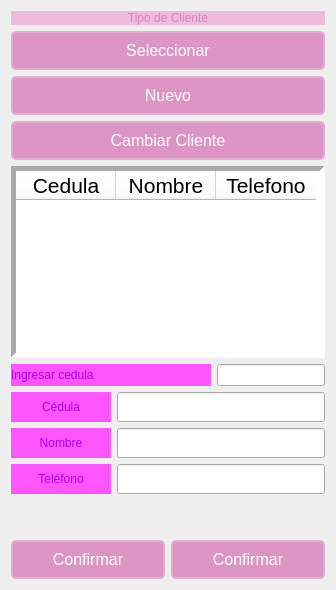
                  <widget class="QWidget" name="Clientes_2">
                   <property name="styleSheet">
                    <string notr="true">QFrame{
background-color: rgb(255, 255, 255);
}

QPushButton {
    border: 2px solid #e4acd0;
    border-radius: 5px;
    padding: 8px 16px;
    background-color: #dc95c4; /* Fondo */
    color: #ffffff; /* Color del texto */
    font-family: Arial, sans-serif;
    font-size: 16px;
}

QPushButton:hover {
    background-color: #dc84bc; /* Fondo al pasar el cursor */
}

QPushButton:pressed {
    background-color: #d484b4; /* Fondo al presionar */
}
QLabel {
	background-color:  rgb(235, 188, 220);
    font: 87 14pt &quot;Arial Black&quot;; /* Fuente Arial Black, peso 87 */
    color: rgb(220, 132, 188); /* Color de texto rgb(220, 132, 188) */
}</string>
                   </property>
                   <layout class="QVBoxLayout" name="verticalLayout_5">
                    <item>
                     <widget class="QLabel" name="TiCli_3">
                      <property name="text">
                       <string>Tipo de Cliente</string>
                      </property>
                      <property name="alignment">
                       <set>Qt::AlignCenter</set>
                      </property>
                     </widget>
                    </item>
                    <item>
                     <widget class="QPushButton" name="Seleccionar">
                      <property name="text">
                       <string>Seleccionar</string>
                      </property>
                      <property name="icon">
                       <iconset>
                        <normaloff>../recursos/images/account-search-outline.png</normaloff>../recursos/images/account-search-outline.png</iconset>
                      </property>
                     </widget>
                    </item>
                    <item>
                     <widget class="QPushButton" name="Nuevo_2">
                      <property name="text">
                       <string>Nuevo</string>
                      </property>
                      <property name="icon">
                       <iconset>
                        <normaloff>../recursos/images/account-plus.png</normaloff>../recursos/images/account-plus.png</iconset>
                      </property>
                     </widget>
                    </item>
                    <item>
                     <widget class="QPushButton" name="ChangeCli">
                      <property name="maximumSize">
                       <size>
                        <width>2000</width>
                        <height>500</height>
                       </size>
                      </property>
                      <property name="text">
                       <string>Cambiar Cliente</string>
                      </property>
                     </widget>
                    </item>
                    <item>
                     <widget class="QTableWidget" name="TablaCedulas">
                      <property name="maximumSize">
                       <size>
                        <width>594</width>
                        <height>16777215</height>
                       </size>
                      </property>
                      <property name="frameShape">
                       <enum>QFrame::Panel</enum>
                      </property>
                      <property name="lineWidth">
                       <number>5</number>
                      </property>
                      <attribute name="horizontalHeaderCascadingSectionResizes">
                       <bool>false</bool>
                      </attribute>
                      <column>
                       <property name="text">
                        <string>Cedula</string>
                       </property>
                       <property name="font">
                        <font>
                         <pointsize>16</pointsize>
                        </font>
                       </property>
                       <property name="textAlignment">
                        <set>AlignCenter</set>
                       </property>
                      </column>
                      <column>
                       <property name="text">
                        <string>Nombre</string>
                       </property>
                       <property name="font">
                        <font>
                         <pointsize>16</pointsize>
                        </font>
                       </property>
                       <property name="textAlignment">
                        <set>AlignCenter</set>
                       </property>
                      </column>
                      <column>
                       <property name="text">
                        <string>Telefono</string>
                       </property>
                       <property name="font">
                        <font>
                         <pointsize>16</pointsize>
                        </font>
                       </property>
                       <property name="textAlignment">
                        <set>AlignCenter</set>
                       </property>
                      </column>
                     </widget>
                    </item>
                    <item>
                     <layout class="QHBoxLayout" name="horizontalLayout_6">
                      <item>
                       <widget class="QLabel" name="LabelCedula">
                        <property name="minimumSize">
                         <size>
                          <width>200</width>
                          <height>0</height>
                         </size>
                        </property>
                        <property name="maximumSize">
                         <size>
                          <width>200</width>
                          <height>16777215</height>
                         </size>
                        </property>
                        <property name="styleSheet">
                         <string notr="true">color: rgb(170, 0, 255);
background-color: rgb(255, 85, 255);</string>
                        </property>
                        <property name="text">
                         <string>Ingresar cedula</string>
                        </property>
                       </widget>
                      </item>
                      <item>
                       <widget class="QLineEdit" name="IngCedula">
                        <property name="styleSheet">
                         <string notr="true">color: rgb(255, 213, 250);</string>
                        </property>
                       </widget>
                      </item>
                     </layout>
                    </item>
                    <item>
                     <layout class="QHBoxLayout" name="horizontalLayout_8">
                      <item>
                       <widget class="QLabel" name="Cedula_2">
                        <property name="minimumSize">
                         <size>
                          <width>100</width>
                          <height>30</height>
                         </size>
                        </property>
                        <property name="styleSheet">
                         <string notr="true">color: rgb(170, 0, 255);
background-color: rgb(255, 85, 255);</string>
                        </property>
                        <property name="text">
                         <string>Cédula</string>
                        </property>
                        <property name="alignment">
                         <set>Qt::AlignCenter</set>
                        </property>
                       </widget>
                      </item>
                      <item>
                       <widget class="QLineEdit" name="Ced_2">
                        <property name="minimumSize">
                         <size>
                          <width>0</width>
                          <height>30</height>
                         </size>
                        </property>
                        <property name="styleSheet">
                         <string notr="true">color: rgb(255, 213, 250);</string>
                        </property>
                       </widget>
                      </item>
                     </layout>
                    </item>
                    <item>
                     <layout class="QHBoxLayout" name="horizontalLayout_9">
                      <item>
                       <widget class="QLabel" name="Nombre_2">
                        <property name="minimumSize">
                         <size>
                          <width>100</width>
                          <height>30</height>
                         </size>
                        </property>
                        <property name="styleSheet">
                         <string notr="true">color: rgb(170, 0, 255);
background-color: rgb(255, 85, 255);</string>
                        </property>
                        <property name="text">
                         <string>Nombre</string>
                        </property>
                        <property name="alignment">
                         <set>Qt::AlignCenter</set>
                        </property>
                       </widget>
                      </item>
                      <item>
                       <widget class="QLineEdit" name="Nom_2">
                        <property name="minimumSize">
                         <size>
                          <width>0</width>
                          <height>30</height>
                         </size>
                        </property>
                        <property name="styleSheet">
                         <string notr="true">color: rgb(255, 213, 250);
</string>
                        </property>
                       </widget>
                      </item>
                     </layout>
                    </item>
                    <item>
                     <layout class="QHBoxLayout" name="horizontalLayout_10">
                      <item>
                       <widget class="QLabel" name="Telefono_2">
                        <property name="minimumSize">
                         <size>
                          <width>100</width>
                          <height>30</height>
                         </size>
                        </property>
                        <property name="styleSheet">
                         <string notr="true">color: rgb(170, 0, 255);
background-color: rgb(255, 85, 255);</string>
                        </property>
                        <property name="text">
                         <string>Teléfono</string>
                        </property>
                        <property name="alignment">
                         <set>Qt::AlignCenter</set>
                        </property>
                       </widget>
                      </item>
                      <item>
                       <widget class="QLineEdit" name="Tel_2">
                        <property name="minimumSize">
                         <size>
                          <width>0</width>
                          <height>30</height>
                         </size>
                        </property>
                       </widget>
                      </item>
                     </layout>
                    </item>
                    <item>
                     <spacer name="verticalSpacer_3">
                      <property name="orientation">
                       <enum>Qt::Vertical</enum>
                      </property>
                      <property name="sizeHint" stdset="0">
                       <size>
                        <width>20</width>
                        <height>40</height>
                       </size>
                      </property>
                     </spacer>
                    </item>
                    <item>
                     <layout class="QHBoxLayout" name="horizontalLayout_7">
                      <item>
                       <widget class="QPushButton" name="ConfirmarNew">
                        <property name="text">
                         <string>Confirmar</string>
                        </property>
                       </widget>
                      </item>
                      <item>
                       <widget class="QPushButton" name="ConfirmarAnt">
                        <property name="text">
                         <string>Confirmar</string>
                        </property>
                       </widget>
                      </item>
                     </layout>
                    </item>
                   </layout>
                  </widget>
